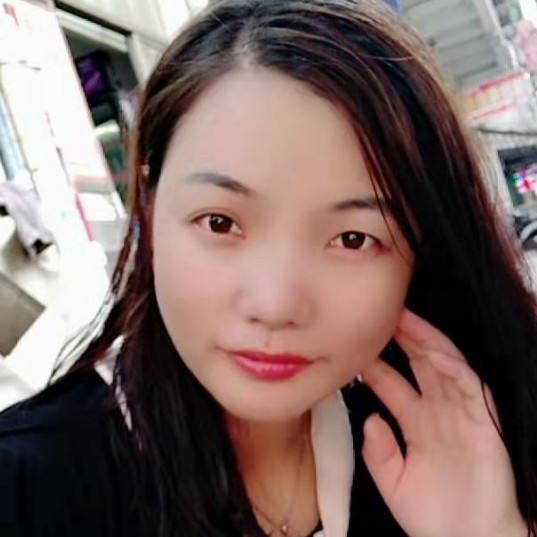
#> input picture PicRec/ALL_Other/face_pro/jiejie.jpg, 537 x 537 px, found by its file name
$ python face1.py
#> lines starting #> are read from the running program, lines starting #| are printed output that depends on the picture; after the words box and inside, x2 and y2 are one past the last pixel; in counts of white or black regions, pixels touching at a corner belong together
#> further down, src is the input picture: shape (537, 537, 3); mean B, G, R 100.6, 104.9, 125.8
import cv2 as cv


def face_detect_dome(src):
    gray = cv.cvtColor(src, cv.COLOR_BGR2GRAY)
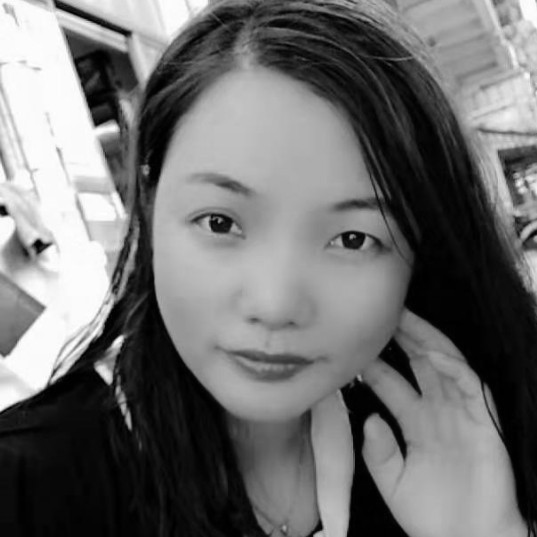
#> gray: shape (537, 537); min 0, max 255, mean 110.7
    face_detector = cv.CascadeClassifier(
        'D:\\Language\\opencv-master\\data\\haarcascades\\haarcascade_frontalface_alt_tree.xml')
    faces = face_detector.detectMultiScale(gray, 1.02,5)
#> faces = [[124, 109, 317, 317]]
    for x, y, w, h in faces:
        cv.rectangle(src, (x, y), (x + w, y + h), (0, 0, 255), 2)
#> this loop made 1 pass
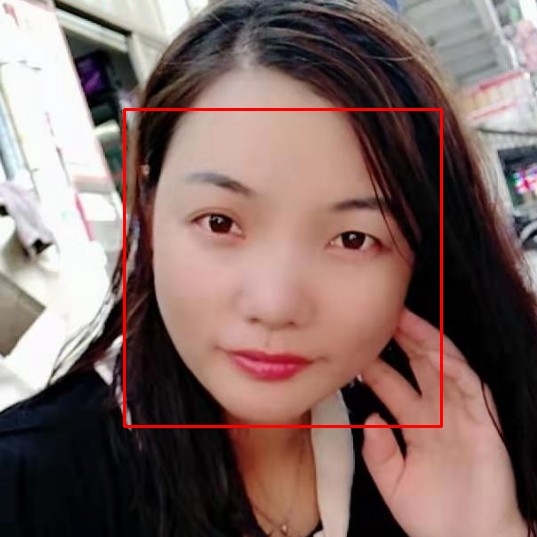
#> src: shape (537, 537, 3); 1.32% of pixels changed, all inside (x1, y1, x2, y2) = (123, 108, 443, 428)
    cv.imshow('result:', src)


src = cv.imread('D:\\Pro\\WorkPro\\DataAnalYsis\\face_pro\\jiejie.jpg')
cv.imshow('yuan_tu_1', src)
cv.namedWindow('yuan_tu_2', cv.WINDOW_NORMAL)
face_detect_dome(src)
cv.waitKey()
cv.destroyAllWindows()

$ run again, with PicRec/ALL_Other/face_pro/IMG_7980.JPG copied over PicRec/ALL_Other/face_pro/jiejie.jpg
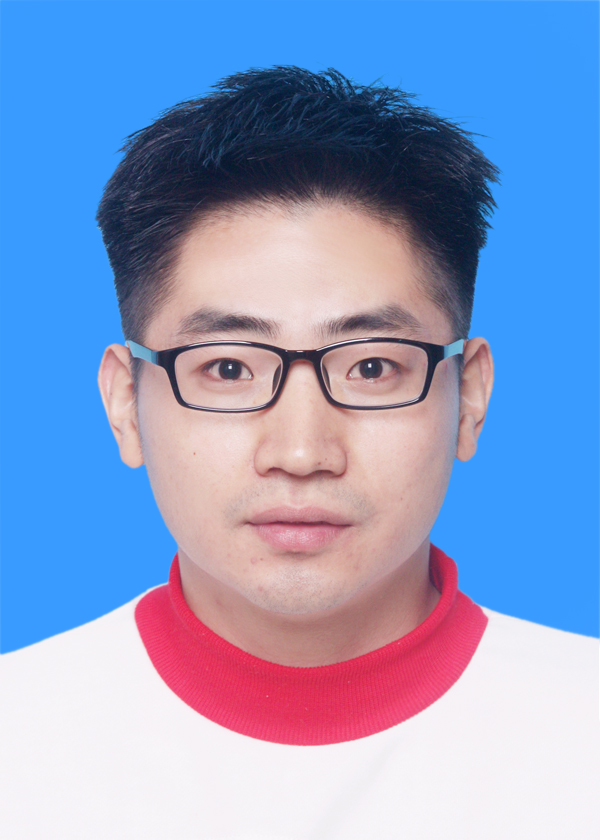
#> input picture PicRec/ALL_Other/face_pro/IMG_7980.JPG, 600 x 840 px, found by its file name
#> src is the input picture: shape (840, 600, 3); mean B, G, R 199.5, 156.7, 137.9
#> in face_detect_dome, `gray = cv.cvtColor(src, cv.COLOR_BGR2GRAY)`:
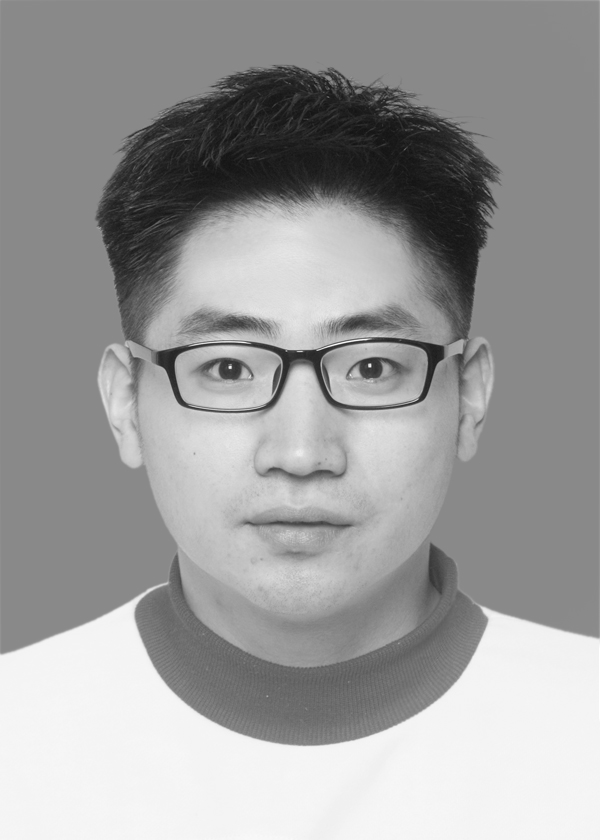
#> gray: shape (840, 600); min 18, max 255, mean 155.9
#> faces = [[87, 201, 428, 428]]
#> the loop in face_detect_dome, `for x, y, w, h in faces:` made 1 pass
#> after the loop in face_detect_dome, `for x, y, w, h in faces:`:
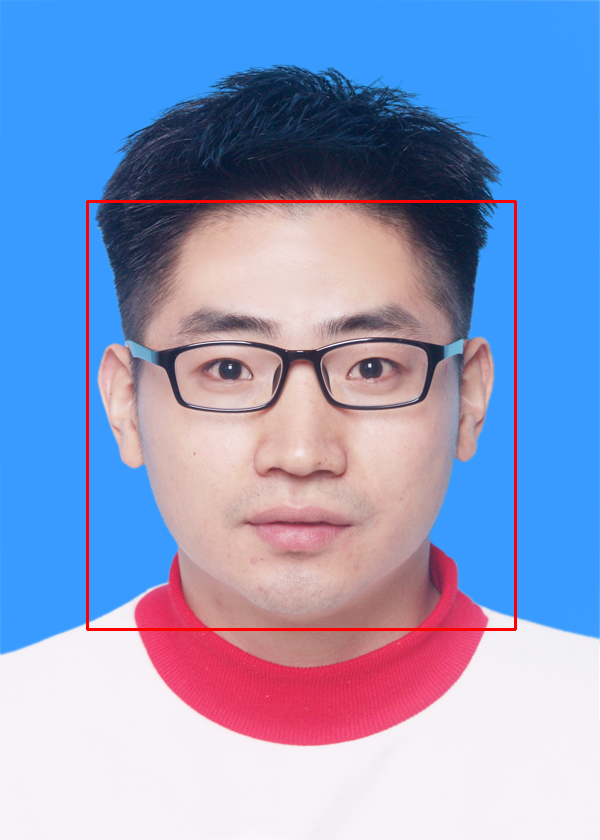
#> src: shape (840, 600, 3); 1.02% of pixels changed, all inside (x1, y1, x2, y2) = (86, 200, 517, 631)

$ run again, with PicRec/ALL_Other/face_pro/aa.jpg copied over PicRec/ALL_Other/face_pro/jiejie.jpg
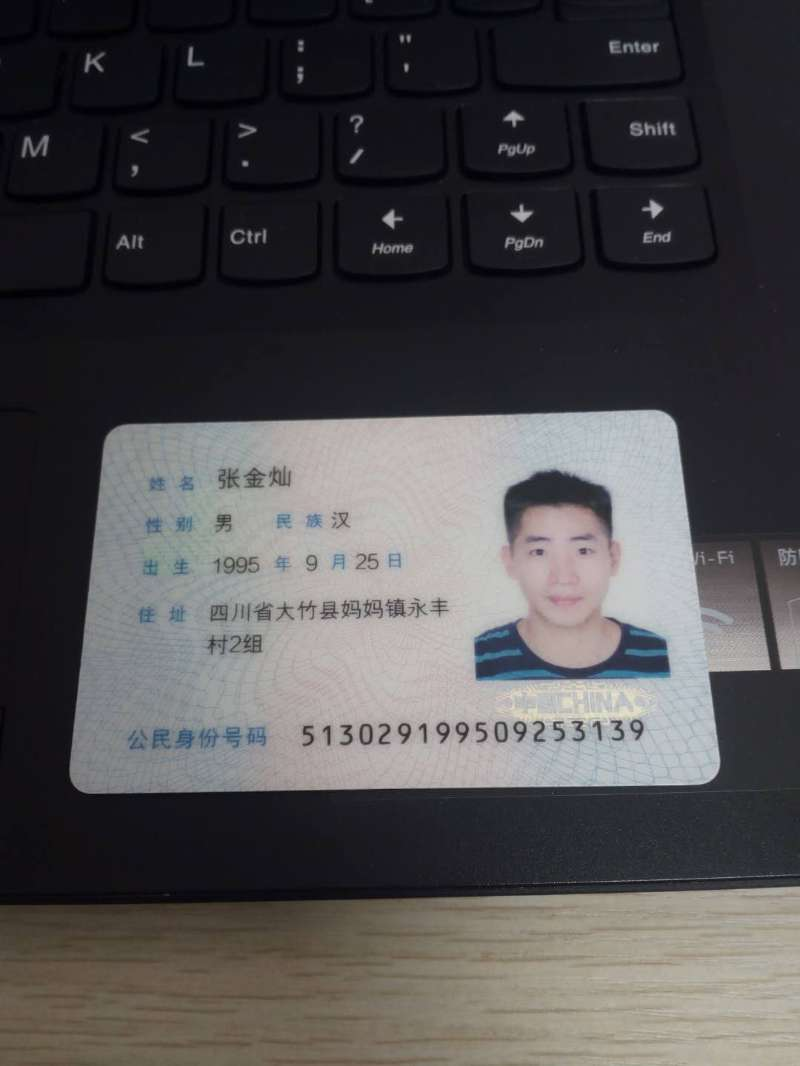
#> input picture PicRec/ALL_Other/face_pro/aa.jpg, 800 x 1066 px, found by its file name
#> src is the input picture: shape (1066, 800, 3); mean B, G, R 78.9, 77.1, 79.1
#> faces = [[507, 508, 115, 115]]
#> the loop in face_detect_dome, `for x, y, w, h in faces:` made 1 pass
#> after the loop in face_detect_dome, `for x, y, w, h in faces:`:
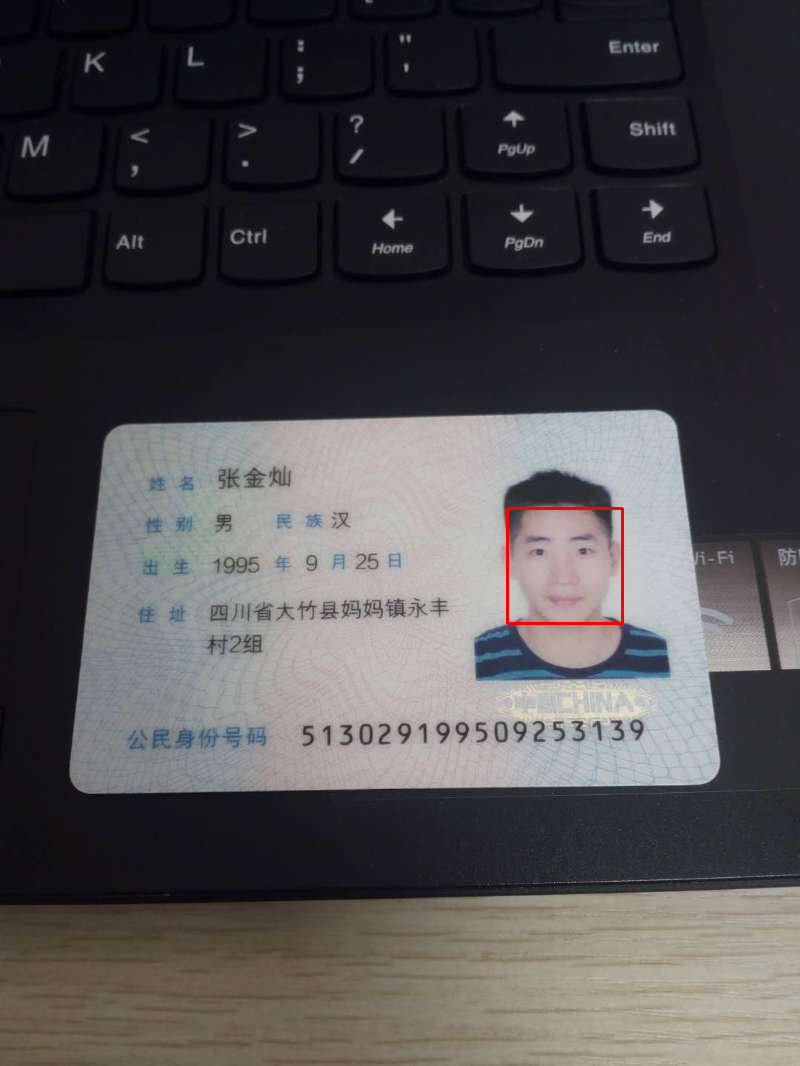
#> src: shape (1066, 800, 3); 0.16% of pixels changed, all inside (x1, y1, x2, y2) = (506, 507, 624, 625)

$ run again, with PicRec/ALL_Other/face_pro/c.jpg copied over PicRec/ALL_Other/face_pro/jiejie.jpg
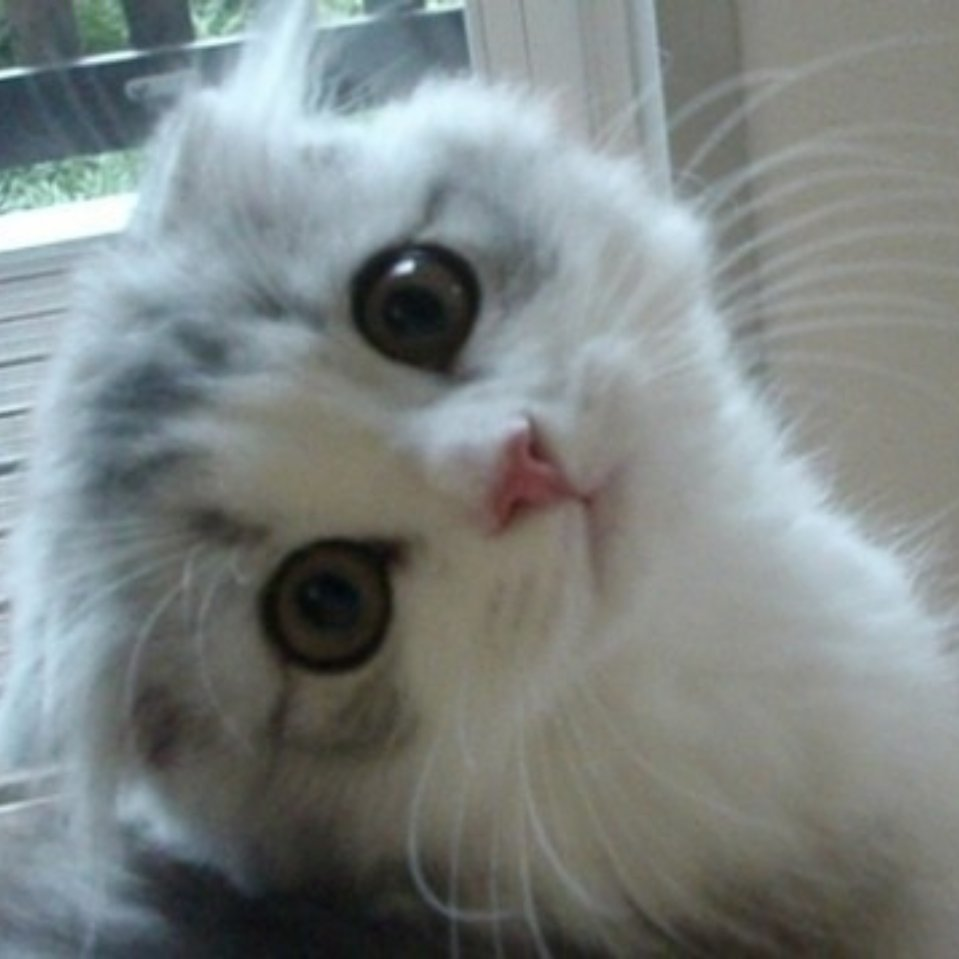
#> input picture PicRec/ALL_Other/face_pro/c.jpg, 959 x 959 px, found by its file name
#> src is the input picture: shape (959, 959, 3); mean B, G, R 130.8, 132, 125.2
#> in face_detect_dome, `gray = cv.cvtColor(src, cv.COLOR_BGR2GRAY)`:
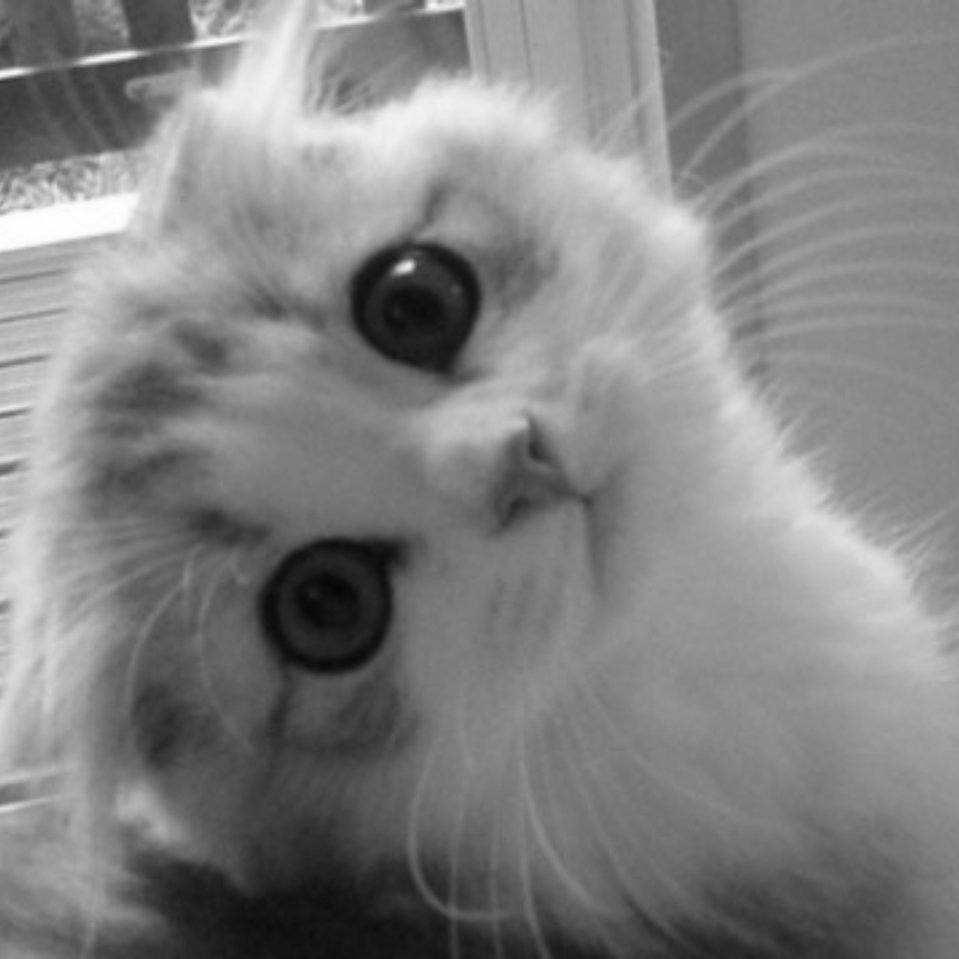
#> gray: shape (959, 959); min 5, max 255, mean 129.8
#> faces = ()
